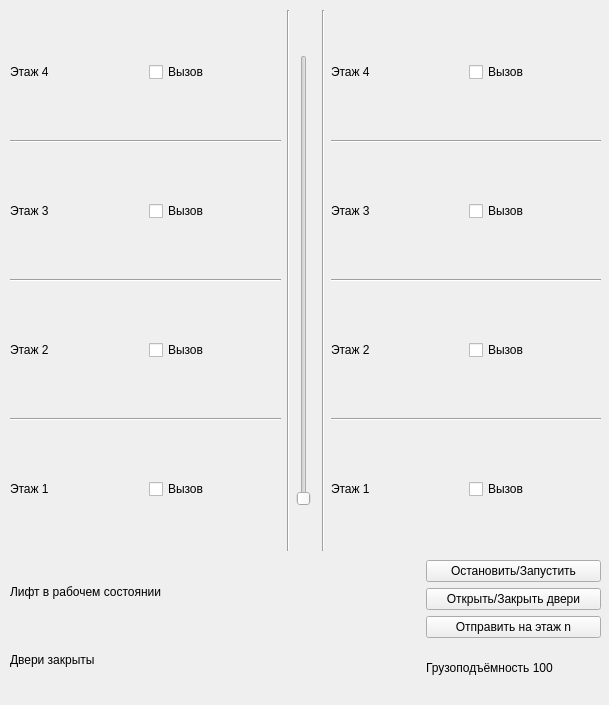
<?xml version="1.0" encoding="UTF-8"?>
<ui version="4.0">
 <class>Form</class>
 <widget class="QWidget" name="Form">
  <property name="geometry">
   <rect>
    <x>0</x>
    <y>0</y>
    <width>609</width>
    <height>705</height>
   </rect>
  </property>
  <property name="windowTitle">
   <string>Form</string>
  </property>
  <widget class="QWidget" name="horizontalLayoutWidget_6">
   <property name="geometry">
    <rect>
     <x>10</x>
     <y>10</y>
     <width>591</width>
     <height>541</height>
    </rect>
   </property>
   <layout class="QHBoxLayout" name="horizontalLayout_2" stretch="5,0,0,0,5">
    <item>
     <layout class="QVBoxLayout" name="left_part_4">
      <item>
       <layout class="QHBoxLayout" name="left_floor_layout_14">
        <item>
         <widget class="QLabel" name="left_floor_lbl_5">
          <property name="text">
           <string>Этаж 4</string>
          </property>
         </widget>
        </item>
        <item>
         <widget class="QCheckBox" name="left_floor_checkbox4">
          <property name="text">
           <string>Вызов</string>
          </property>
          <property name="checkable">
           <bool>true</bool>
          </property>
         </widget>
        </item>
       </layout>
      </item>
      <item>
       <widget class="Line" name="line">
        <property name="orientation">
         <enum>Qt::Horizontal</enum>
        </property>
       </widget>
      </item>
      <item>
       <layout class="QHBoxLayout" name="left_floor_layout_10">
        <item>
         <widget class="QLabel" name="left_floor_lbl_3">
          <property name="text">
           <string>Этаж 3</string>
          </property>
         </widget>
        </item>
        <item>
         <widget class="QCheckBox" name="left_floor_checkbox3">
          <property name="text">
           <string>Вызов</string>
          </property>
          <property name="checkable">
           <bool>true</bool>
          </property>
         </widget>
        </item>
       </layout>
      </item>
      <item>
       <widget class="Line" name="line_11">
        <property name="orientation">
         <enum>Qt::Horizontal</enum>
        </property>
       </widget>
      </item>
      <item>
       <layout class="QHBoxLayout" name="left_floor_layout_11">
        <item>
         <widget class="QLabel" name="left_floor_lbl_2">
          <property name="text">
           <string>Этаж 2</string>
          </property>
         </widget>
        </item>
        <item>
         <widget class="QCheckBox" name="left_floor_checkbox2">
          <property name="text">
           <string>Вызов</string>
          </property>
          <property name="checkable">
           <bool>true</bool>
          </property>
         </widget>
        </item>
       </layout>
      </item>
      <item>
       <widget class="Line" name="line_12">
        <property name="orientation">
         <enum>Qt::Horizontal</enum>
        </property>
       </widget>
      </item>
      <item>
       <layout class="QHBoxLayout" name="left_floor_layout_12">
        <item>
         <widget class="QLabel" name="left_floor_lbl_1">
          <property name="text">
           <string>Этаж 1</string>
          </property>
         </widget>
        </item>
        <item>
         <widget class="QCheckBox" name="left_floor_checkbox1">
          <property name="text">
           <string>Вызов</string>
          </property>
          <property name="checkable">
           <bool>true</bool>
          </property>
         </widget>
        </item>
       </layout>
      </item>
     </layout>
    </item>
    <item>
     <widget class="Line" name="line_13">
      <property name="orientation">
       <enum>Qt::Vertical</enum>
      </property>
     </widget>
    </item>
    <item>
     <layout class="QVBoxLayout" name="verticalLayout" stretch="1,10,1">
      <item>
       <spacer name="verticalSpacer">
        <property name="orientation">
         <enum>Qt::Vertical</enum>
        </property>
        <property name="sizeHint" stdset="0">
         <size>
          <width>20</width>
          <height>40</height>
         </size>
        </property>
       </spacer>
      </item>
      <item>
       <widget class="QSlider" name="lift_floor_slider_2">
        <property name="minimum">
         <number>1</number>
        </property>
        <property name="maximum">
         <number>100</number>
        </property>
        <property name="orientation">
         <enum>Qt::Vertical</enum>
        </property>
       </widget>
      </item>
      <item>
       <spacer name="verticalSpacer_2">
        <property name="orientation">
         <enum>Qt::Vertical</enum>
        </property>
        <property name="sizeHint" stdset="0">
         <size>
          <width>20</width>
          <height>40</height>
         </size>
        </property>
       </spacer>
      </item>
     </layout>
    </item>
    <item>
     <widget class="Line" name="line_14">
      <property name="orientation">
       <enum>Qt::Vertical</enum>
      </property>
     </widget>
    </item>
    <item>
     <layout class="QVBoxLayout" name="right_part_2">
      <item>
       <layout class="QHBoxLayout" name="right_floor_layout_17">
        <item>
         <widget class="QLabel" name="right_floor_lbl_4">
          <property name="text">
           <string>Этаж 4</string>
          </property>
         </widget>
        </item>
        <item>
         <widget class="QCheckBox" name="right_floor_checkbox4">
          <property name="text">
           <string>Вызов</string>
          </property>
          <property name="checkable">
           <bool>true</bool>
          </property>
         </widget>
        </item>
       </layout>
      </item>
      <item>
       <widget class="Line" name="line_2">
        <property name="orientation">
         <enum>Qt::Horizontal</enum>
        </property>
       </widget>
      </item>
      <item>
       <layout class="QHBoxLayout" name="right_floor_layout_14">
        <item>
         <widget class="QLabel" name="right_floor_lbl_3">
          <property name="text">
           <string>Этаж 3</string>
          </property>
         </widget>
        </item>
        <item>
         <widget class="QCheckBox" name="right_floor_checkbox3">
          <property name="text">
           <string>Вызов</string>
          </property>
          <property name="checkable">
           <bool>true</bool>
          </property>
         </widget>
        </item>
       </layout>
      </item>
      <item>
       <widget class="Line" name="line_15">
        <property name="orientation">
         <enum>Qt::Horizontal</enum>
        </property>
       </widget>
      </item>
      <item>
       <layout class="QHBoxLayout" name="right_floor_layout_15">
        <item>
         <widget class="QLabel" name="right_floor_lbl_2">
          <property name="text">
           <string>Этаж 2</string>
          </property>
         </widget>
        </item>
        <item>
         <widget class="QCheckBox" name="right_floor_checkbox2">
          <property name="text">
           <string>Вызов</string>
          </property>
          <property name="checkable">
           <bool>true</bool>
          </property>
         </widget>
        </item>
       </layout>
      </item>
      <item>
       <widget class="Line" name="line_16">
        <property name="orientation">
         <enum>Qt::Horizontal</enum>
        </property>
       </widget>
      </item>
      <item>
       <layout class="QHBoxLayout" name="right_floor_layout_16">
        <item>
         <widget class="QLabel" name="right_floor_lbl_1">
          <property name="text">
           <string>Этаж 1</string>
          </property>
         </widget>
        </item>
        <item>
         <widget class="QCheckBox" name="right_floor_checkbox1">
          <property name="text">
           <string>Вызов</string>
          </property>
          <property name="checkable">
           <bool>true</bool>
          </property>
         </widget>
        </item>
       </layout>
      </item>
     </layout>
    </item>
   </layout>
  </widget>
  <widget class="QWidget" name="horizontalLayoutWidget_5">
   <property name="geometry">
    <rect>
     <x>10</x>
     <y>560</y>
     <width>591</width>
     <height>131</height>
    </rect>
   </property>
   <layout class="QHBoxLayout" name="operator_functions" stretch="7,3">
    <item>
     <layout class="QVBoxLayout" name="lift_info">
      <item>
       <widget class="QLabel" name="lift_status_label">
        <property name="text">
         <string>Лифт в рабочем состоянии</string>
        </property>
       </widget>
      </item>
      <item>
       <widget class="QLabel" name="lift_door_status_label">
        <property name="text">
         <string>Двери закрыты</string>
        </property>
       </widget>
      </item>
     </layout>
    </item>
    <item>
     <layout class="QVBoxLayout" name="lift_functions">
      <item>
       <widget class="QPushButton" name="change_lift_status_btn">
        <property name="text">
         <string>Остановить/Запустить</string>
        </property>
       </widget>
      </item>
      <item>
       <widget class="QPushButton" name="change_door_status_btn">
        <property name="text">
         <string>Открыть/Закрыть двери</string>
        </property>
       </widget>
      </item>
      <item>
       <widget class="QPushButton" name="send_to_floor_btn">
        <property name="text">
         <string>Отправить на этаж n</string>
        </property>
       </widget>
      </item>
      <item>
       <widget class="QLabel" name="label">
        <property name="text">
         <string>Грузоподъёмность 100</string>
        </property>
       </widget>
      </item>
     </layout>
    </item>
   </layout>
  </widget>
 </widget>
 <resources/>
 <connections/>
</ui>
